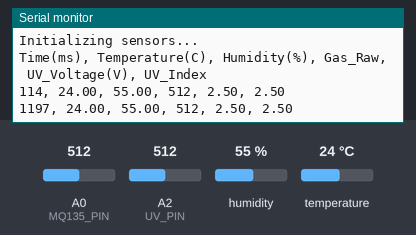
This sketch was run on a simulated Arduino Uno, built with avr-gcc and run on an emulated ATmega328P. Parts: the last lines printed to the serial monitor. Inputs (shaded band) come from the test bench; at power-on: humidity 55 %, A0 (MQ135_PIN) = 512, A2 (UV_PIN) = 512, temperature 24 °C.

Above: at 1.9 s.
2.0 s: humidity set to 22 %
At 2.9 s:
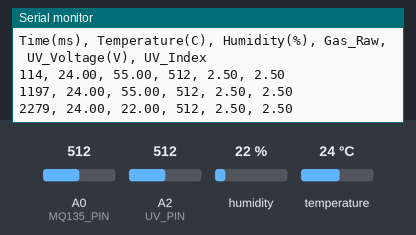
3.5 s: A0 (MQ135_PIN) set to 716
At 3.5 s:
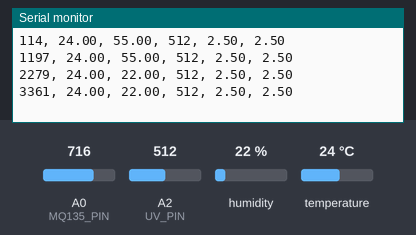
5.0 s: A2 (UV_PIN) set to 716
At 5.9 s:
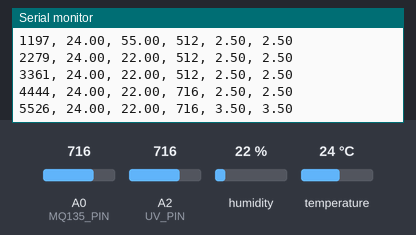
6.5 s: temperature set to 12 °C
At 7.3 s:
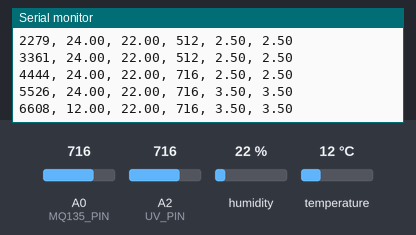
8.0 s: A0 (MQ135_PIN) set to 992
At 9.3 s:
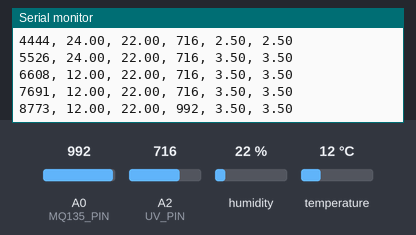
9.5 s: A2 (UV_PIN) set to 992
At 10.2 s:
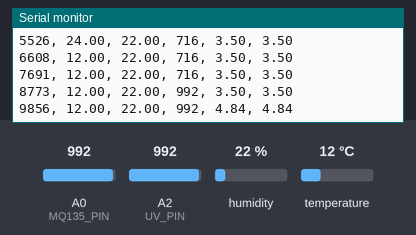
Timing chart, 0 to 12.0 s (numbered marks = the images above; inputs shaded):
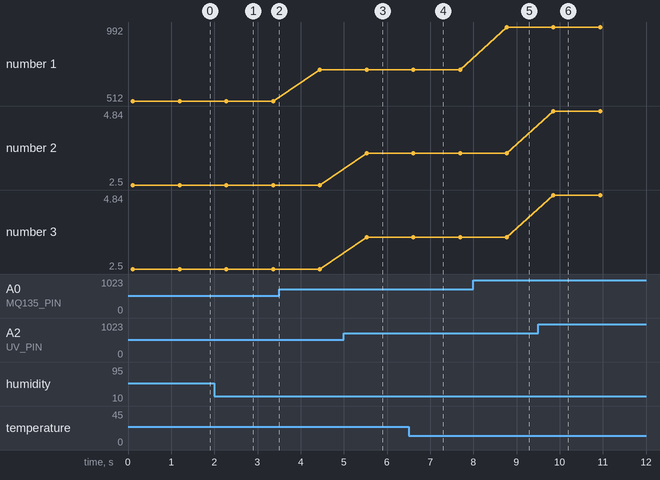

Measured:
- after the input at 2.0 s, the serial monitor: prints a new line after 0.28 s (image 1)
- after the input at 5.0 s, the serial monitor: prints a new line after 0.53 s (image 3)
- after the input at 6.5 s, the serial monitor: prints a new line after 0.11 s (image 4)
- after the input at 8.0 s, the serial monitor: prints a new line after 0.77 s (image 5)
- after the input at 9.5 s, the serial monitor: prints a new line after 0.36 s (image 6)
- plotted number 1: 512 → 716 after the input at 3.5 s, 716 → 992 after the input at 8.0 s
- plotted number 2: 2.5 → 3.5 after the input at 5.0 s, 3.5 → 4.84 after the input at 9.5 s
- plotted number 3: 2.5 → 3.5 after the input at 5.0 s, 3.5 → 4.84 after the input at 9.5 s

The sketch:

data_gather.ino
```cpp
#include <Wire.h>
#include <SPI.h>
#include <Adafruit_SHT4x.h>

// --- Pin Definitions ---
const int MQ135_PIN = A0; // Gas Sensor
const int UV_PIN = A2;    // UV Sensor

// --- Sensor Objects ---
Adafruit_SHT4x sht4;

void setup() {
  // Initialize Serial Communication for logging
  Serial.begin(9600);
  while (!Serial) delay(10); // Wait for serial console to open

  Serial.println("Initializing sensors...");

  // Initialize SHT40
  if (!sht4.begin()) {
    Serial.println("SHT40 sensor not found! Check wiring (A4/A5).");
    while (1) delay(10); // Halt if sensor is missing
  }

  // Set SHT40 precision (High precision is slower but more accurate)
  sht4.setPrecision(SHT4X_HIGH_PRECISION);
  sht4.setHeater(SHT4X_NO_HEATER);

  // Print Header for the Log (CSV format)
  Serial.println("Time(ms), Temperature(C), Humidity(%), Gas_Raw, UV_Voltage(V), UV_Index");
}

void loop() {
  // --- 1. Read SHT40 (Temp & Hum) ---
  sensors_event_t humidity, temp;
  sht4.getEvent(&humidity, &temp); // Get new data

  // --- 2. Read MQ135 (Gas) ---
  // We read the raw analog value (0-1023).
  // Higher values usually mean higher concentration of CO2/Smoke/Ammonia.
  int gasRaw = analogRead(MQ135_PIN);

  // --- 3. Read GUVA-S12SD (UV) ---
  int uvRaw = analogRead(UV_PIN);

  // Convert UV Analog Reading to Voltage (assuming 5V Arduino)
  float uvVoltage = uvRaw * (5.0 / 1024.0);

  // Convert Voltage to UV Index
  // Standard formula: UV Index = OutputVoltage / 0.1V
  float uvIndex = uvVoltage;

  // --- 4. Log Data to Serial Monitor ---
  // Format: Time, Temp, Hum, Gas, UV_Volts, UV_Index

  Serial.print(millis()); // Timestamp in milliseconds
  Serial.print(", ");

  Serial.print(temp.temperature);
  Serial.print(", ");

  Serial.print(humidity.relative_humidity);
  Serial.print(", ");

  Serial.print(gasRaw);
  Serial.print(", ");

  Serial.print(uvVoltage);
  Serial.print(", ");

  Serial.println(uvIndex); // println creates a new line for the next reading

  // Wait 1 second before next reading
  delay(1000);
}
```
